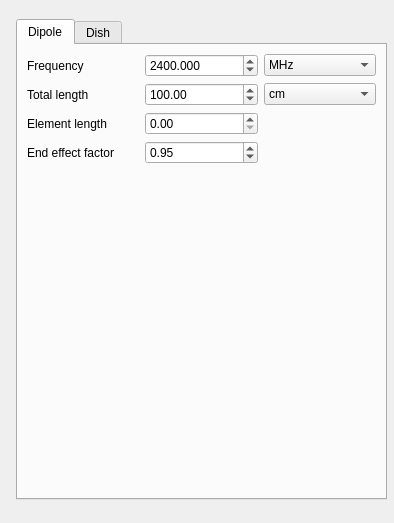
<?xml version="1.0" encoding="UTF-8"?>
<ui version="4.0">
 <class>AntennaToolsGUI</class>
 <widget class="RollupWidget" name="AntennaToolsGUI">
  <property name="geometry">
   <rect>
    <x>0</x>
    <y>0</y>
    <width>394</width>
    <height>523</height>
   </rect>
  </property>
  <property name="sizePolicy">
   <sizepolicy hsizetype="Preferred" vsizetype="Expanding">
    <horstretch>0</horstretch>
    <verstretch>0</verstretch>
   </sizepolicy>
  </property>
  <property name="minimumSize">
   <size>
    <width>360</width>
    <height>0</height>
   </size>
  </property>
  <property name="font">
   <font>
    <family>Liberation Sans</family>
    <pointsize>9</pointsize>
   </font>
  </property>
  <property name="focusPolicy">
   <enum>Qt::StrongFocus</enum>
  </property>
  <property name="windowTitle">
   <string>Antenna Tools</string>
  </property>
  <property name="statusTip">
   <string>AntennaTools</string>
  </property>
  <widget class="QTabWidget" name="tabWidget">
   <property name="geometry">
    <rect>
     <x>16</x>
     <y>19</y>
     <width>371</width>
     <height>481</height>
    </rect>
   </property>
   <property name="sizePolicy">
    <sizepolicy hsizetype="Preferred" vsizetype="Expanding">
     <horstretch>0</horstretch>
     <verstretch>0</verstretch>
    </sizepolicy>
   </property>
   <property name="windowTitle">
    <string>Calculators</string>
   </property>
   <property name="currentIndex">
    <number>0</number>
   </property>
   <widget class="QWidget" name="dipoleTab">
    <attribute name="title">
     <string>Dipole</string>
    </attribute>
    <layout class="QGridLayout" name="gridLayout">
     <item row="0" column="2">
      <widget class="QComboBox" name="dipoleFrequencySelect">
       <property name="minimumSize">
        <size>
         <width>94</width>
         <height>0</height>
        </size>
       </property>
       <item>
        <property name="text">
         <string>MHz</string>
        </property>
       </item>
      </widget>
     </item>
     <item row="0" column="0">
      <widget class="QLabel" name="dipoleFrequencyLabel">
       <property name="text">
        <string>Frequency</string>
       </property>
      </widget>
     </item>
     <item row="1" column="1">
      <widget class="QDoubleSpinBox" name="dipoleLength">
       <property name="toolTip">
        <string>Total length of dipole</string>
       </property>
       <property name="maximum">
        <double>2000000000.000000000000000</double>
       </property>
       <property name="value">
        <double>100.000000000000000</double>
       </property>
      </widget>
     </item>
     <item row="1" column="2">
      <widget class="QComboBox" name="dipoleLengthUnits">
       <property name="toolTip">
        <string>Units for lengths</string>
       </property>
       <item>
        <property name="text">
         <string>cm</string>
        </property>
       </item>
       <item>
        <property name="text">
         <string>m</string>
        </property>
       </item>
       <item>
        <property name="text">
         <string>feet</string>
        </property>
       </item>
      </widget>
     </item>
     <item row="3" column="1">
      <widget class="QDoubleSpinBox" name="dipoleEndEffectFactor">
       <property name="toolTip">
        <string>End effect factor to correct for reactance</string>
       </property>
       <property name="minimum">
        <double>0.900000000000000</double>
       </property>
       <property name="maximum">
        <double>1.000000000000000</double>
       </property>
       <property name="singleStep">
        <double>0.010000000000000</double>
       </property>
       <property name="value">
        <double>0.950000000000000</double>
       </property>
      </widget>
     </item>
     <item row="2" column="1">
      <widget class="QDoubleSpinBox" name="dipoleElementLength">
       <property name="toolTip">
        <string>Dipole element length</string>
       </property>
       <property name="maximum">
        <double>2000000000.000000000000000</double>
       </property>
      </widget>
     </item>
     <item row="0" column="1">
      <widget class="QDoubleSpinBox" name="dipoleFrequency">
       <property name="toolTip">
        <string>Frequency to calculate the length for</string>
       </property>
       <property name="decimals">
        <number>3</number>
       </property>
       <property name="maximum">
        <double>100000.000000000000000</double>
       </property>
       <property name="value">
        <double>2400.000000000000000</double>
       </property>
      </widget>
     </item>
     <item row="3" column="0">
      <widget class="QLabel" name="dipoleEndEffectFactorLabel">
       <property name="text">
        <string>End effect factor</string>
       </property>
      </widget>
     </item>
     <item row="2" column="0">
      <widget class="QLabel" name="dipoleElementLengthLabel">
       <property name="text">
        <string>Element length</string>
       </property>
      </widget>
     </item>
     <item row="1" column="0">
      <widget class="QLabel" name="dipoleLengthLabel">
       <property name="text">
        <string>Total length</string>
       </property>
      </widget>
     </item>
     <item row="6" column="1">
      <spacer name="dipoleVerticalSpacer">
       <property name="orientation">
        <enum>Qt::Vertical</enum>
       </property>
       <property name="sizeHint" stdset="0">
        <size>
         <width>20</width>
         <height>40</height>
        </size>
       </property>
      </spacer>
     </item>
     <item row="5" column="0" colspan="3">
      <widget class="QLabel" name="dipoleImage">
       <property name="text">
        <string/>
       </property>
       <property name="pixmap">
        <pixmap resource="antennatools.qrc">:/antennatools/antennatools/dipole.png</pixmap>
       </property>
       <property name="alignment">
        <set>Qt::AlignCenter</set>
       </property>
      </widget>
     </item>
    </layout>
   </widget>
   <widget class="QWidget" name="dishTab">
    <attribute name="title">
     <string>Dish</string>
    </attribute>
    <layout class="QGridLayout" name="gridLayout_2">
     <item row="5" column="0">
      <widget class="QLabel" name="dishFocalLengthLabel">
       <property name="text">
        <string>Focal length</string>
       </property>
      </widget>
     </item>
     <item row="3" column="1">
      <widget class="QDoubleSpinBox" name="dishDiameter">
       <property name="toolTip">
        <string>Diameter of the dish</string>
       </property>
       <property name="maximum">
        <double>1000.000000000000000</double>
       </property>
       <property name="value">
        <double>100.000000000000000</double>
       </property>
      </widget>
     </item>
     <item row="0" column="0">
      <widget class="QLabel" name="dishFrequencyLabel">
       <property name="text">
        <string>Frequency</string>
       </property>
      </widget>
     </item>
     <item row="3" column="0">
      <widget class="QLabel" name="dishDiameteLabel">
       <property name="text">
        <string>Diameter</string>
       </property>
      </widget>
     </item>
     <item row="0" column="2">
      <widget class="QComboBox" name="dishFrequencySelect">
       <property name="sizePolicy">
        <sizepolicy hsizetype="Preferred" vsizetype="Fixed">
         <horstretch>0</horstretch>
         <verstretch>0</verstretch>
        </sizepolicy>
       </property>
       <property name="minimumSize">
        <size>
         <width>94</width>
         <height>0</height>
        </size>
       </property>
       <property name="toolTip">
        <string/>
       </property>
       <item>
        <property name="text">
         <string>MHz</string>
        </property>
       </item>
      </widget>
     </item>
     <item row="13" column="0">
      <spacer name="verticalSpacer">
       <property name="orientation">
        <enum>Qt::Vertical</enum>
       </property>
       <property name="sizeHint" stdset="0">
        <size>
         <width>20</width>
         <height>40</height>
        </size>
       </property>
      </spacer>
     </item>
     <item row="10" column="0">
      <widget class="QLabel" name="dishGainLabel">
       <property name="text">
        <string>Gain (dB)</string>
       </property>
      </widget>
     </item>
     <item row="8" column="1">
      <widget class="QDoubleSpinBox" name="dishBeamwidth">
       <property name="toolTip">
        <string>Halfpower (-3dB) beamwidth in degrees</string>
       </property>
       <property name="readOnly">
        <bool>true</bool>
       </property>
       <property name="maximum">
        <double>360.000000000000000</double>
       </property>
      </widget>
     </item>
     <item row="1" column="0">
      <widget class="QLabel" name="dishEfficiencyLabel">
       <property name="text">
        <string>Efficiency (%)</string>
       </property>
      </widget>
     </item>
     <item row="10" column="1">
      <widget class="QDoubleSpinBox" name="dishGain">
       <property name="toolTip">
        <string>Dish gain</string>
       </property>
       <property name="readOnly">
        <bool>true</bool>
       </property>
       <property name="maximum">
        <double>1000.000000000000000</double>
       </property>
      </widget>
     </item>
     <item row="8" column="0">
      <widget class="QLabel" name="dishBeamwidthLabel">
       <property name="text">
        <string>Beamwidth (°)</string>
       </property>
      </widget>
     </item>
     <item row="4" column="1">
      <widget class="QDoubleSpinBox" name="dishDepth">
       <property name="toolTip">
        <string>Depth of the dish</string>
       </property>
       <property name="maximum">
        <double>1000.000000000000000</double>
       </property>
      </widget>
     </item>
     <item row="5" column="1">
      <widget class="QDoubleSpinBox" name="dishFocalLength">
       <property name="toolTip">
        <string>Focal length</string>
       </property>
       <property name="readOnly">
        <bool>true</bool>
       </property>
       <property name="maximum">
        <double>1000.000000000000000</double>
       </property>
      </widget>
     </item>
     <item row="2" column="0">
      <widget class="QLabel" name="dishSurfaceErrorLabel">
       <property name="text">
        <string>Surface error</string>
       </property>
      </widget>
     </item>
     <item row="12" column="0" colspan="3">
      <widget class="QLabel" name="dishImage">
       <property name="text">
        <string/>
       </property>
       <property name="pixmap">
        <pixmap resource="antennatools.qrc">:/antennatools/antennatools/dish.png</pixmap>
       </property>
       <property name="alignment">
        <set>Qt::AlignCenter</set>
       </property>
      </widget>
     </item>
     <item row="6" column="0">
      <widget class="QLabel" name="dishFDLabel">
       <property name="text">
        <string>f/D</string>
       </property>
      </widget>
     </item>
     <item row="1" column="1">
      <widget class="QSpinBox" name="dishEfficiency">
       <property name="toolTip">
        <string>Dish efficiency in percent</string>
       </property>
       <property name="maximum">
        <number>100</number>
       </property>
      </widget>
     </item>
     <item row="0" column="1">
      <widget class="QDoubleSpinBox" name="dishFrequency">
       <property name="toolTip">
        <string>Frequency of operation</string>
       </property>
       <property name="decimals">
        <number>3</number>
       </property>
       <property name="maximum">
        <double>20000.000000000000000</double>
       </property>
       <property name="value">
        <double>2400.000000000000000</double>
       </property>
      </widget>
     </item>
     <item row="2" column="1">
      <widget class="QDoubleSpinBox" name="dishSurfaceError">
       <property name="toolTip">
        <string>RMS surface error (as a length)</string>
       </property>
       <property name="readOnly">
        <bool>false</bool>
       </property>
       <property name="maximum">
        <double>360.000000000000000</double>
       </property>
      </widget>
     </item>
     <item row="3" column="2">
      <widget class="QComboBox" name="dishLengthUnits">
       <property name="sizePolicy">
        <sizepolicy hsizetype="Preferred" vsizetype="Fixed">
         <horstretch>0</horstretch>
         <verstretch>0</verstretch>
        </sizepolicy>
       </property>
       <property name="minimumSize">
        <size>
         <width>0</width>
         <height>0</height>
        </size>
       </property>
       <property name="toolTip">
        <string>Units for lengths</string>
       </property>
       <item>
        <property name="text">
         <string>cm</string>
        </property>
       </item>
       <item>
        <property name="text">
         <string>m</string>
        </property>
       </item>
       <item>
        <property name="text">
         <string>feet</string>
        </property>
       </item>
      </widget>
     </item>
     <item row="6" column="1">
      <widget class="QDoubleSpinBox" name="dishFD">
       <property name="toolTip">
        <string>Focal length to diameter ratio</string>
       </property>
       <property name="readOnly">
        <bool>true</bool>
       </property>
       <property name="maximum">
        <double>1.000000000000000</double>
       </property>
      </widget>
     </item>
     <item row="4" column="0">
      <widget class="QLabel" name="dishDepthLabel">
       <property name="text">
        <string>Depth</string>
       </property>
      </widget>
     </item>
     <item row="11" column="0">
      <widget class="QLabel" name="dishEffectiveAreaLabel">
       <property name="text">
        <string>Effective area (m&lt;sup&gt;2&lt;/sup&gt;)</string>
       </property>
      </widget>
     </item>
     <item row="11" column="1">
      <widget class="QDoubleSpinBox" name="dishEffectiveArea">
       <property name="toolTip">
        <string>Effective area</string>
       </property>
       <property name="readOnly">
        <bool>true</bool>
       </property>
       <property name="maximum">
        <double>100000000.000000000000000</double>
       </property>
      </widget>
     </item>
    </layout>
   </widget>
  </widget>
 </widget>
 <customwidgets>
  <customwidget>
   <class>RollupWidget</class>
   <extends>QWidget</extends>
   <header>gui/rollupwidget.h</header>
   <container>1</container>
  </customwidget>
 </customwidgets>
 <tabstops>
  <tabstop>tabWidget</tabstop>
  <tabstop>dipoleFrequency</tabstop>
  <tabstop>dipoleFrequencySelect</tabstop>
  <tabstop>dipoleLength</tabstop>
  <tabstop>dipoleLengthUnits</tabstop>
  <tabstop>dipoleElementLength</tabstop>
  <tabstop>dipoleEndEffectFactor</tabstop>
  <tabstop>dishFrequency</tabstop>
  <tabstop>dishFrequencySelect</tabstop>
  <tabstop>dishEfficiency</tabstop>
  <tabstop>dishSurfaceError</tabstop>
  <tabstop>dishDiameter</tabstop>
  <tabstop>dishLengthUnits</tabstop>
  <tabstop>dishDepth</tabstop>
  <tabstop>dishFocalLength</tabstop>
  <tabstop>dishFD</tabstop>
  <tabstop>dishBeamwidth</tabstop>
  <tabstop>dishGain</tabstop>
  <tabstop>dishEffectiveArea</tabstop>
 </tabstops>
 <resources>
  <include location="../../../sdrgui/resources/res.qrc"/>
  <include location="antennatools.qrc"/>
 </resources>
 <connections/>
</ui>
